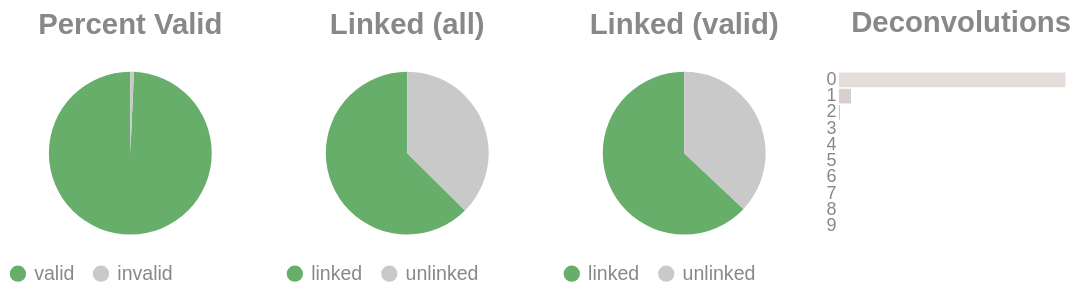

Notebook code cell kept with this figure:
### Code cell
if SKIPLR:
    pass
else:
    clash = Counter()
    for i in valids['molecule'].to_list():
        _mol = i.split("-")
        if len(_mol) == 1:
            clash.update('0')
        else:
            clash.update(_mol[-1])

    _d = {"deconvolutions": [], 'count': []}
    for k,v in clash.items():
        _d['deconvolutions'].append(k)
        _d['count'].append(v)

    tot_valid = valids['reads'].sum()
    mask = valids['reads'] >= 2
    n_linked_reads = valids.filter(mask)['reads'].sum()
    if n_linked_reads == 0:
        print_html("No linked molecules (>=2 reads) were detected; skipping linked-only distributions.")
        SKIPLR = True
    else:
        perc_valid = round(tot_valid / n_reads, 4)
        linked_perc_abs = round(n_linked_reads / n_reads, 4)
        linked_perc = round(n_linked_reads / tot_valid, 4)

    _valid = pl.DataFrame({"valids": ['valid', 'invalid'], "count": [tot_valid, n_reads - tot_valid]})
    _linked_abs = pl.DataFrame({"linked (absolute)": ['linked', 'unlinked'], "count": [n_linked_reads, n_reads - n_linked_reads]})
    _linked_rel = pl.DataFrame({"linked (valids)": ['linked', 'unlinked'], "count": [n_linked_reads, tot_valid - n_linked_reads]})

    (
        alt.hconcat(
            piechart(_valid, goodval = 'valid', title = "Percent Valid"),
            piechart(_linked_abs, goodval = "linked", title =  "Linked (all)"),
            piechart(_linked_rel, goodval = "linked", title =  "Linked (valid)"),
            convolutionbar(pl.DataFrame(_d), title = "Deconvolutions"),
            center = True,
            bounds = 'flush'
        )
        .resolve_scale(color='independent')
        .resolve_legend('independent')
        .properties(usermeta={'embedOptions': {"actions": False}})
    ).display()

### Figure 1 — Vega-Lite specification as saved in the notebook (floating-point values rounded to 4 significant figures)
{"width": "container", "height": 400, "config": {"title": {"anchor": "start", "dy": -15, "fontSize": 18, "color": "#888888", "subtitleColor": "#888888", "subtitleFontSize": 14}, "arc": {"fill": "#0072B2"}, "axis": {"domainColor": "#888888", "domainWidth": 0.5, "gridWidth": 0.2, "grid": false, "titleFontWeight": 400, "titleFontSize": 15, "labelFontSize": 11, "labelColor": "#888888", "tickColor": "#888888", "tickWidth": 0.2, "titleColor": "#888888"}, "axisBand": {"grid": false}, "axisX": {"grid": true, "tickSize": 10, "domainCap": "round"}, "axisY": {"domain": false, "grid": true, "tickSize": 0, "domainCap": "round"}, "background": "transparent", "header": {"labelFontSize": 15, "labelColor": "#888888", "titleFontSize": 15, "titleFontWeight": 600, "titleColor": "#888888"}, "legend": {"labelFont": "sans-serif", "labelFontSize": 12, "labelColor": "#888888", "symbolSize": 100, "symbolType": "circle", "titleFontSize": 12, "titlePadding": 10, "titleColor": "#888888", "title": null}, "range": {"category": ["#E69F00", "#56B4E9", "#009E73", "#F0E442", "#0072B2", "#D55E00", "#CC79A7", "#000000"], "diverging": ["#cfe8f3", "#a2d4ec", "#73bfe2", "#46abdb", "#1696d2", "#12719e"]}, "area": {"fill": "#0072B2", "fillOpacity": 0.7, "line": true, "strokeOpacity": 0.7}, "line": {"color": "#0072B2", "stroke": "#0072B2", "strokeWidth": 2}, "trail": {"color": "#0072B2", "stroke": "#0072B2", "strokeWidth": 0, "size": 1}, "point": {"filled": true, "fillOpacity": 1.0, "size": 95}, "text": {"color": "#888888", "fontSize": 11, "align": "right", "fontWeight": 400, "size": 11}, "bar": {"fill": "#0072B2", "stroke": null}, "view": {"stroke": null, "continuousWidth": 660, "continuousHeight": 400}}, "hconcat": [{"data": {"name": "data-c87ecad92f0ec3d0ec1efa23c0ce4450"}, "mark": {"type": "arc"}, "encoding": {"color": {"field": "valids", "legend": {"orient": "bottom", "title": null}, "scale": {"domain": ["valid", "invalid"], "range": ["#68ae6b", "#C9C9C9"]}, "title": "Valids", "type": "nominal"}, "theta": {"field": "count", "type": "quantitative"}, "tooltip": [{"field": "valids", "title": "Valids", "type": "ordinal"}, {"field": "percent", "format": ".2%", "title": "Percent", "type": "quantitative"}, {"field": "count", "title": "Count", "type": "quantitative"}]}, "height": 100, "title": {"text": "Percent Valid", "align": "center", "anchor": "middle"}, "transform": [{"calculate": "datum.count / 15435557", "as": "percent"}], "width": 150}, {"data": {"name": "data-57dd5c969c3000e017053a97279bb35a"}, "mark": {"type": "arc"}, "encoding": {"color": {"field": "linked (absolute)", "legend": {"orient": "bottom", "title": null}, "scale": {"domain": ["linked", "unlinked"], "range": ["#68ae6b", "#C9C9C9"]}, "title": "Linked (Absolute)", "type": "nominal"}, "theta": {"field": "count", "type": "quantitative"}, "tooltip": [{"field": "linked (absolute)", "title": "Linked (Absolute)", "type": "ordinal"}, {"field": "percent", "format": ".2%", "title": "Percent", "type": "quantitative"}, {"field": "count", "title": "Count", "type": "quantitative"}]}, "height": 100, "title": {"text": "Linked (all)", "align": "center", "anchor": "middle"}, "transform": [{"calculate": "datum.count / 15435557", "as": "percent"}], "width": 150}, {"data": {"name": "data-caf68bc695a6209e3174546bbe73a50b"}, "mark": {"type": "arc"}, "encoding": {"color": {"field": "linked (valids)", "legend": {"orient": "bottom", "title": null}, "scale": {"domain": ["linked", "unlinked"], "range": ["#68ae6b", "#C9C9C9"]}, "title": "Linked (Valids)", "type": "nominal"}, "theta": {"field": "count", "type": "quantitative"}, "tooltip": [{"field": "linked (valids)", "title": "Linked (Valids)", "type": "ordinal"}, {"field": "percent", "format": ".2%", "title": "Percent", "type": "quantitative"}, {"field": "count", "title": "Count", "type": "quantitative"}]}, "height": 100, "title": {"text": "Linked (valid)", "align": "center", "anchor": "middle"}, "transform": [{"calculate": "datum.count / 15326430", "as": "percent"}], "width": 150}, {"data": {"name": "data-cc3ed87d0f18cbf12e1ac0d1a0fa9ec4"}, "mark": {"type": "bar"}, "encoding": {"color": {"field": "deconvolutions", "legend": null, "scale": {"scheme": "lightgreyred"}, "type": "nominal"}, "tooltip": [{"field": "deconvolutions", "title": "Deconvolutions", "type": "ordinal"}, {"field": "percent", "format": ".2%", "title": "Percent", "type": "quantitative"}, {"field": "count", "title": "Count", "type": "quantitative"}], "x": {"axis": null, "field": "count", "type": "quantitative"}, "y": {"field": "deconvolutions", "sort": "ascending", "title": null, "type": "nominal"}}, "height": 100, "title": {"text": "Deconvolutions", "align": "center", "anchor": "middle"}, "transform": [{"calculate": "datum.count / 7851309", "as": "percent"}], "width": 150}], "bounds": "flush", "center": true, "resolve": {"legend": {"angle": "independent"}, "scale": {"color": "independent"}}, "usermeta": {"embedOptions": {"actions": false}}, "$schema": "https://vega.github.io/schema/vega-lite/v6.1.0.json", "datasets": {"data-c87ecad92f0ec3d0ec1efa23c0ce4450": [{"valids": "valid", "count": 15326430}, {"valids": "invalid", "count": 109127}], "data-57dd5c969c3000e017053a97279bb35a": [{"linked (absolute)": "linked", "count": 9653420}, {"linked (absolute)": "unlinked", "count": 5782137}], "data-caf68bc695a6209e3174546bbe73a50b": [{"linked (valids)": "linked", "count": 9653420}, {"linked (valids)": "unlinked", "count": 5673010}], "data-cc3ed87d0f18cbf12e1ac0d1a0fa9ec4": [{"deconvolutions": "0", "count": 7417980}, {"deconvolutions": "1", "count": 395962}, {"deconvolutions": "2", "count": 33467}, {"deconvolutions": "3", "count": 3423}, {"deconvolutions": "4", "count": 399}, {"deconvolutions": "5", "count": 66}, {"deconvolutions": "6", "count": 9}, {"deconvolutions": "7", "count": 1}, {"deconvolutions": "8", "count": 1}, {"deconvolutions": "9", "count": 1}]}}
